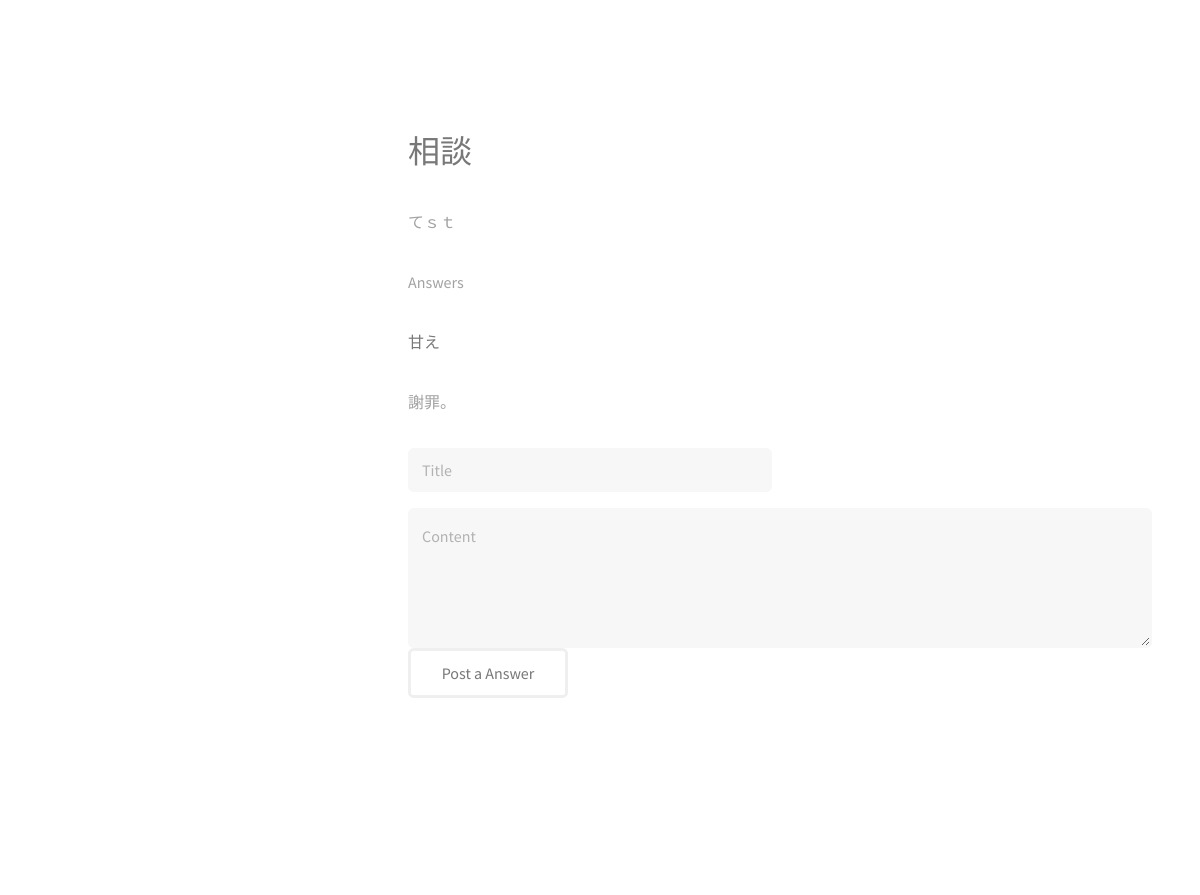
Before: /counsel/question/2/ with the older database file.
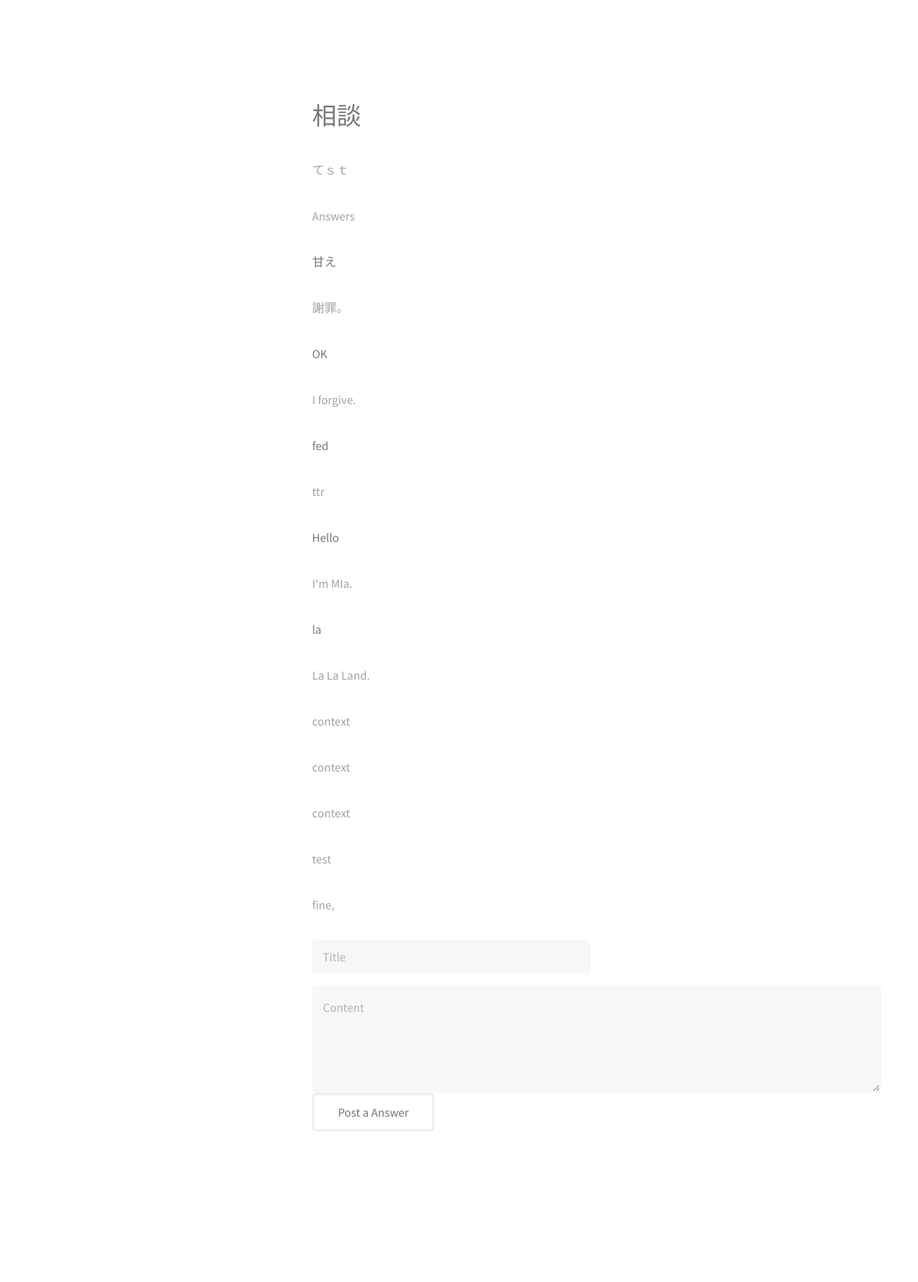
After: the same page with the newer database file.
### counsel/models.py (models this page shows, shortened)
class Post(models.Model):
    title = models.CharField(max_length=50)
    content = models.CharField(max_length=500)
    user = models.ForeignKey(FamoUser)
    hits = models.IntegerField(default=0)
    date = models.DateTimeField(auto_now=True)
    class Meta:
        abstract = True

class Question(Post):
    pass

class Answer(Post):
    question = models.ForeignKey(Question)
    value = models.IntegerField(default=0)

### counsel/views.py (the view)
# urls.py: url(r'^question/(?P<question_id>\d+)/$', views.question, name='question'),
def question(request, question_id):
    context = {'question': Question.objects.get(id=question_id), 'user': request.user}
    return render(request, 'counsel/question.html', context)

### counsel/templatetags/counsel_extras.py (called while the page is built)
@register.filter
def get_answers(question):
    return Answer.objects.filter(question=question).order_by('-value')[:10]

### counsel/templates/counsel/question.html (shortened to what this page needs)
{% extends 'commons/base.html' %}
{% load counsel_extras %}
{% block content %}
  <p>
    <h1><strong>{{ question.title }}</strong></h1>
  </p>
  <p>{{ question.content }}</p>
  <p>Answers</p>
  {% if question|get_answers %}
    {% for answer in question|get_answers %}
    <p><strong>{{ answer.title }}</strong></p>
    <p>{{ answer.content }}</p>
    {% endfor %}
  {% else %}
  <p>No answers have been posted.</p>
  {% endif %}
  {% block post %}
  <form method="post" action="{% url 'counsel:post' %}">
	  <div class="row uniform 50%">
		  <div class="6u 12u$(xsmall)"><input type="text" name="title" id="title" placeholder="Title" /></div>
		  <div class="12u$"><textarea name="content" id="content" placeholder="Content" rows="4"></textarea></div>
		</div>
    <ul class="actions">
  	  <li><input type="submit" value="Post a Answer" /></li>
  	</ul>
	</form>
  {% endblock post %}
{% endblock content %}

### commons/templates/commons/base.html (shortened to what this page needs)
{% load static %}
<!DOCTYPE HTML>
<html>
	<head>
		{% block head %}
		<link rel="stylesheet" href="{% static 'commons/assets/css/main.css' %}" />
		<link rel="stylesheet" href="{% static 'commons/assets/css/chat.css' %}" />
		{% endblock head %}
	</head>
	<body id="top">
			<div id="main">
			{% block content %}{% endblock content %}
			</div>
			<footer id="footer">
				<div class="inner">
					<ul class="icons">
						<li><a href="{% static 'commons/#' %}" class="icon fa-twitter"><span class="label">Twitter</span></a></li>
						<li><a href="{% static 'commons/#' %}" class="icon fa-github"><span class="label">Github</span></a></li>
						<li><a href="{% static 'commons/#' %}" class="icon fa-dribbble"><span class="label">Dribbble</span></a></li>
						<li><a href="{% static 'commons/#' %}" class="icon fa-envelope-o"><span class="label">Email</span></a></li>
					</ul>
					<ul class="copyright">
						<li>&copy; Untitled</li><li>Design: <a href="{% static 'commons/http://html5up.net' %}">HTML5 UP</a></li>
					</ul>
				</div>
			</footer>
	</body>
</html>

Changed rows visible on the page:
added Answer: title "OK", content "I forgive."
added Answer: title "fed", content "ttr"
added Answer: title "Hello", content "I'm MIa."
added Answer: title "la", content "La La Land."
added Answer: content "context"
added Answer: content "context"
added Answer: content "context"
added Answer: content "test"
added Answer: content "fine,"
